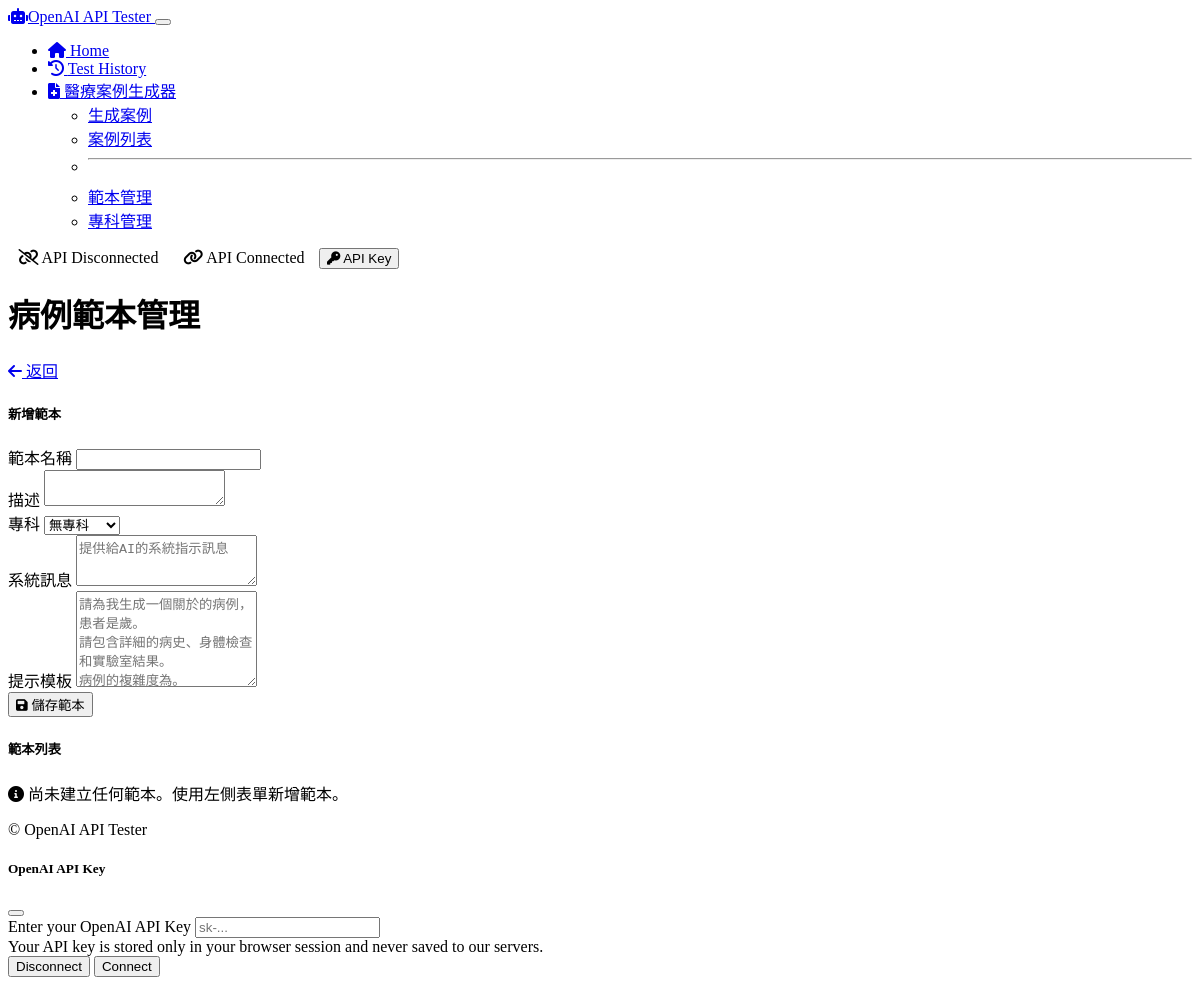
/medical/templates, run on an earlier commit of the app's database.
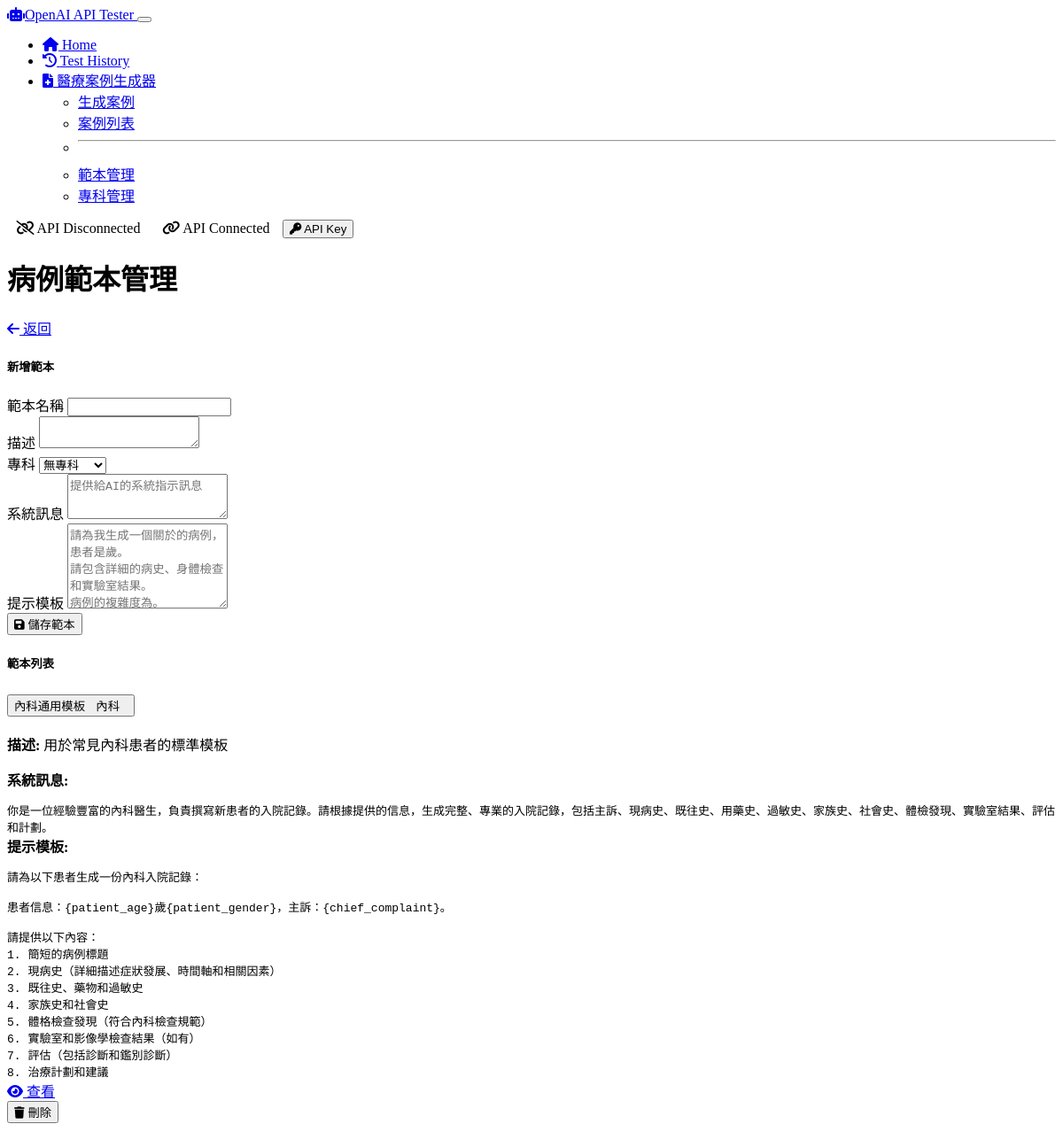
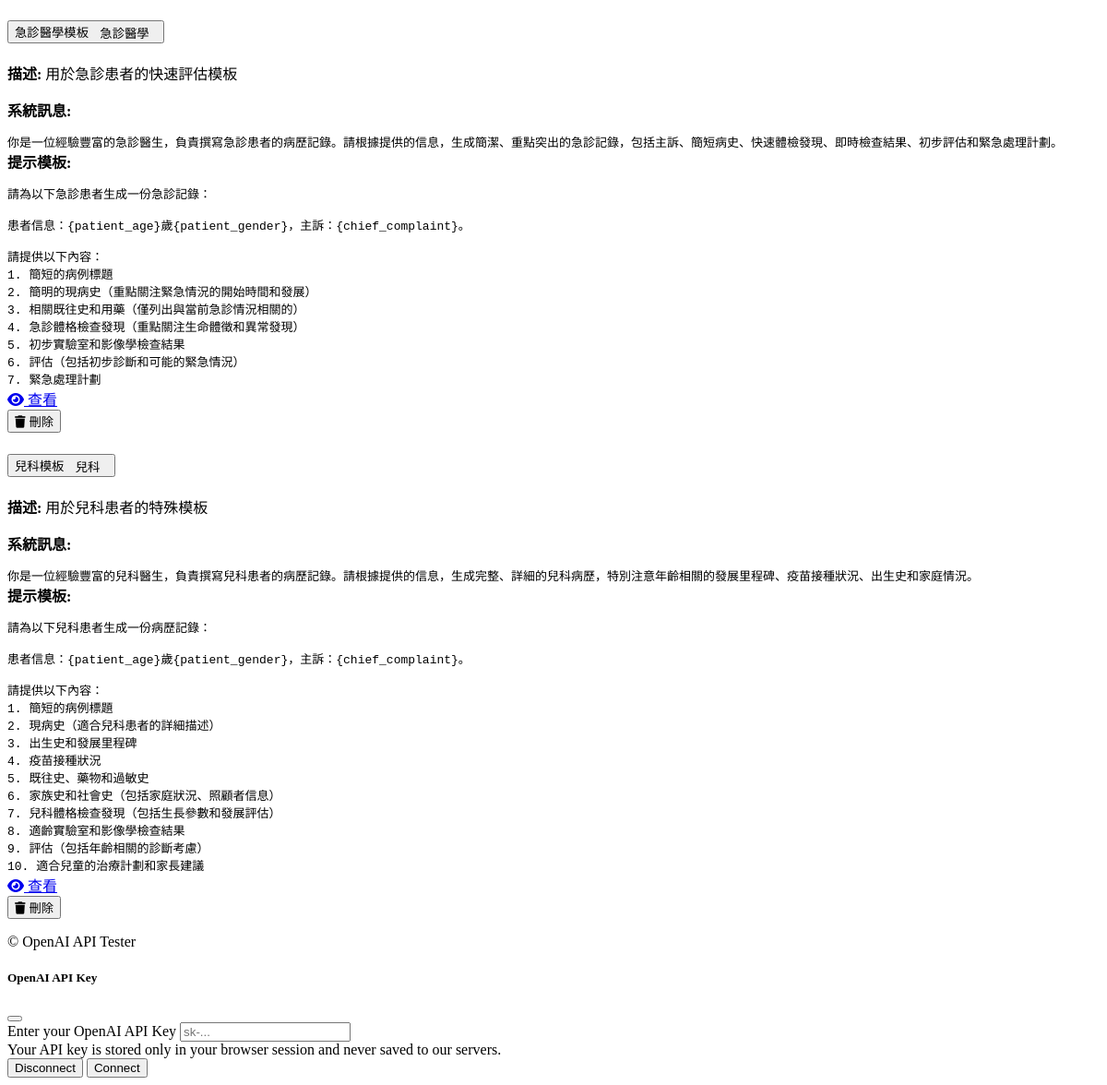
And on a later commit of the database (2 pictures, top to bottom).
### models/medical_case.py (models this page shows, shortened)
class CaseTemplate(db.Model):
    id = db.Column(db.Integer, primary_key=True)
    name = db.Column(db.String(200), nullable=False)
    description = db.Column(db.Text, nullable=True)
    system_message = db.Column(db.Text, nullable=True)
    prompt_template = db.Column(db.Text, nullable=False)
    specialty_id = db.Column(db.Integer, db.ForeignKey('medical_specialty.id'), nullable=True)
    specialty = db.relationship('MedicalSpecialty')
    created_at = db.Column(db.DateTime, default=datetime.utcnow)
    updated_at = db.Column(db.DateTime, default=datetime.utcnow, onupdate=datetime.utcnow)

class MedicalSpecialty(db.Model):
    id = db.Column(db.Integer, primary_key=True)
    name = db.Column(db.String(100), nullable=False, unique=True)
    description = db.Column(db.Text, nullable=True)
    cases = db.relationship('MedicalCase', backref='specialty', lazy=True)

### routes/medical_routes.py (the view)
@app.route('/medical/templates', methods=['GET'])
def list_templates():
    templates = CaseTemplate.query.all()
    specialties = MedicalSpecialty.query.all()
    return render_template('medical/templates.html', templates=templates, specialties=specialties)

### templates/medical/templates.html (shortened to what the changed rows need)
{% extends 'layout.html' %}
{% block content %}
<div class="container py-4">
    <div class="mb-4 d-flex justify-content-between align-items-center">
        <h1>病例範本管理</h1>
    </div>
    <div class="row">
        <div class="col-md-7">
            <div class="card shadow-sm">
                <div class="card-body">
                    {% if templates %}
                        <div class="accordion" id="templatesAccordion">
                            {% for template in templates %}
                                <div class="accordion-item">
                                    <h2 class="accordion-header" id="heading{{ template.id }}">
                                        <button class="accordion-button collapsed" type="button" data-bs-toggle="collapse" data-bs-target="#collapse{{ template.id }}" aria-expanded="false" aria-controls="collapse{{ template.id }}">
                                            <span class="me-2">{{ template.name }}</span>
                                            {% if template.specialty %}
                                                <span class="badge bg-info me-2">{{ template.specialty.name }}</span>
                                            {% endif %}
                                        </button>
                                    </h2>
                                    <div id="collapse{{ template.id }}" class="accordion-collapse collapse" aria-labelledby="heading{{ template.id }}" data-bs-parent="#templatesAccordion">
                                        <div class="accordion-body">
                                            {% if template.description %}
                                                <p><strong>描述:</strong> {{ template.description }}</p>
                                            {% endif %}
                                            {% if template.system_message %}
                                                <div class="mb-3">
                                                    <strong>系統訊息:</strong>
                                                    <pre class="bg-light p-2 rounded">{{ template.system_message }}</pre>
                                                </div>
                                            {% endif %}
                                            <div class="mb-3">
                                                <strong>提示模板:</strong>
                                                <pre class="bg-light p-2 rounded">{{ template.prompt_template }}</pre>
                                            </div>
                                            <div class="d-flex justify-content-end">
                                                <a href="{{ url_for('view_template', id=template.id) }}" class="btn btn-sm btn-outline-info me-2">
                                                    <i class="fas fa-eye me-1"></i> 查看
                                                </a>
                                                <form action="{{ url_for('delete_template', id=template.id) }}" method="POST" onsubmit="return confirm('確定要刪除這個範本嗎？此操作無法撤銷。');" class="d-inline">
                                                    <button type="submit" class="btn btn-sm btn-outline-danger">
                                                        <i class="fas fa-trash me-1"></i> 刪除
                                                    </button>
                                                </form>
                                            </div>
                                        </div>
                                    </div>
                                </div>
                            {% endfor %}
                        </div>
                    {% else %}
                        <div class="alert alert-info">
                            <i class="fas fa-info-circle me-2"></i> 尚未建立任何範本。使用左側表單新增範本。
                        </div>
                    {% endif %}
                </div>
            </div>
        </div>
    </div>
</div>
{% endblock %}

What changed in the data, as far as the page shows it:
added CaseTemplate: name "內科通用模板", specialty.name "內科", description "用於常見內科患者的標準模板", system_message "你是一位經驗豐富的內科醫生，負責撰寫新患者的入院記錄。請根據提供的信息，生成完整、專業的入院記錄，包括主訴、現病史、既往史、用藥史、過敏史、家族史、社會史、體檢發現、實驗室結果、評估和計劃。", prompt_template "請為以下患者生成一份內科入院記錄： 患者信息：{patient_age}歲{patient_gender}，主訴：{chief_complaint}。 請提供以下內容： 1. 簡短的病例標題 2. 現病史（詳細描述症狀發展、時間軸和相關因素） 3. 既往史、藥物和過敏史 4. 家族史和社會史 5. 體格檢查發現（符合內科檢查規範） 6. 實驗室和影像學檢查結果（如有） 7. 評估（包括診斷和鑑別診斷） 8. 治療計劃和建議"
added CaseTemplate: name "急診醫學模板", specialty.name "急診醫學", description "用於急診患者的快速評估模板", system_message "你是一位經驗豐富的急診醫生，負責撰寫急診患者的病歷記錄。請根據提供的信息，生成簡潔、重點突出的急診記錄，包括主訴、簡短病史、快速體檢發現、即時檢查結果、初步評估和緊急處理計劃。", prompt_template "請為以下急診患者生成一份急診記錄： 患者信息：{patient_age}歲{patient_gender}，主訴：{chief_complaint}。 請提供以下內容： 1. 簡短的病例標題 2. 簡明的現病史（重點關注緊急情況的開始時間和發展） 3. 相關既往史和用藥（僅列出與當前急診情況相關的） 4. 急診體格檢查發現（重點關注生命體徵和異常發現） 5. 初步實驗室和影像學檢查結果 6. 評估（包括初步診斷和可能的緊急情況） 7. 緊急處理計劃"
added CaseTemplate: name "兒科模板", specialty.name "兒科", description "用於兒科患者的特殊模板", system_message "你是一位經驗豐富的兒科醫生，負責撰寫兒科患者的病歷記錄。請根據提供的信息，生成完整、詳細的兒科病歷，特別注意年齡相關的發展里程碑、疫苗接種狀況、出生史和家庭情況。", prompt_template "請為以下兒科患者生成一份病歷記錄： 患者信息：{patient_age}歲{patient_gender}，主訴：{chief_complaint}。 請提供以下內容： 1. 簡短的病例標題 2. 現病史（適合兒科患者的詳細描述） 3. 出生史和發展里程碑 4. 疫苗接種狀況 5. 既往史、藥物和過敏史 6. 家族史和社會史（包括家庭狀況、照顧者信息） 7. 兒科體格檢查發現（包括生長參數和發展評估） 8. 適齡實驗室和影像學檢查結果 9. 評估（包括年齡相關的診斷考慮） 10. 適合兒童的治療計劃和家長建議"
Also different on the page:
text no longer shown: "尚未建立任何範本。使用左側表單新增範本。"
